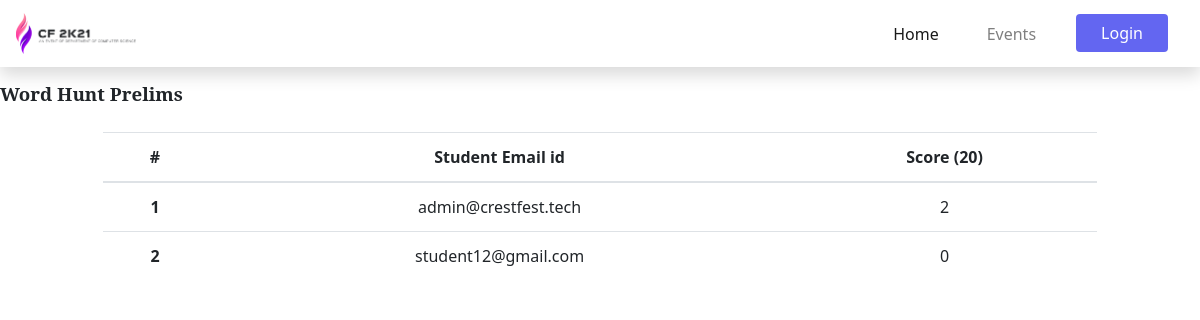
Page /events/ransack/score/prelims/ on the committed database.
### wordhunt/models.py (models this page shows)
class Score_wordhuntModel(models.Model):
    student = models.ForeignKey(User, on_delete=models.CASCADE)
    roundtype_choice = (('prelims', 'Prelims'), ('final', 'Finals'))
    roundtype = models.CharField(max_length=8, choices=roundtype_choice)
    score = models.PositiveIntegerField(default=0)
    class Meta:
        verbose_name = 'Score'

### userapp/models.py (models this page shows)
class User(AbstractUser):
    username = None
    email = models.EmailField(unique=True)
    first_name = models.CharField(max_length=35)
    mobile = models.CharField(
        unique=True, max_length=10, null=True, blank=False)
    user_type_choice = ((1, 'Admin'), (2, 'Staff'), (3, 'Students'))
    user_type = models.PositiveSmallIntegerField(choices=user_type_choice, default=3
                                                 )
    objects = UserManager()
    USERNAME_FIELD = 'email'
    REQUIRED_FIELDS = ['first_name']

### wordhunt/views.py (the view)
# urls.py: path('score/prelims/', score_prelims, name="score_prelims"),
def score_prelims(request):
    code_score = None
    query = Stud_Res_WordHunt.objects.values('student').distinct()
    for a in query:
        for k, id in a.items():
            user_obj = get_object_or_404(User, id=id)
            score = Stud_Res_WordHunt.objects.filter(
                student=id, roundtype="prelims", status=True).count()
            if not Score_wordhuntModel.objects.filter(student=user_obj, roundtype="prelims").exists():
                Score_wordhuntModel.objects.create(
                    student=user_obj, roundtype="prelims", score=score)
    code_score = Score_wordhuntModel.objects.filter(
        roundtype="prelims").order_by('-score')
    content = {
        'code_score': code_score
    }
    return render(request, "wordhunt/prelims_score.html", context=content)

### templates/wordhunt/prelims_score.html (shortened to what this page needs)
{% extends 'base.html' %}
{% load crispy_forms_tags %}
{% block content %}
<h3>Word Hunt Prelims</h3>
<section class="container">
    <div class="table-responsive table_wrapper">
        <table class="table my-1 my-md-2">
            <thead>
                <tr class="text-center">
                    <th scope="col">#</th>
                    <th scope="col">Student Email id</th>
                    <th scope="col">Score (20)</th>
                </tr>
            </thead>
            <tbody>
                {% for final in code_score %}
                <tr scope="row" class="text-center">
                    <th scope="row">{{forloop.counter}}</th>
                    <td>{{final.student}}</td>
                    <td>{{final.score}}</td>
                </tr>
                {% endfor %}
            </tbody>
        </table>
    </div>
</section>
{% endblock %}

### static/css/style.css (style rules this page uses)
html { scroll-behavior: smooth; }
body { width: 100%; height: 100%; margin: 0; padding: 0; overflow-x: hidden; }
h3 { display: block; font-size: 1.17rem; margin-top: 1em; margin-bottom: 1em; margin-left: 0; margin-right: 0; font-weight: bold; font-family: "Noto Serif", serif; }

### templates/wordhunt/prelims_score.html (style rules this page uses)
.table_wrapper { max-height: 450px; overflow-y: auto; display: inline-block; }
.table_wrapper { scrollbar-width: none; -ms-overflow-style: none; }

### rows in the picture
Score_wordhuntModel: student "admin@crestfest.tech", score "2"
Score_wordhuntModel: student "student12@gmail.com", score "0"
